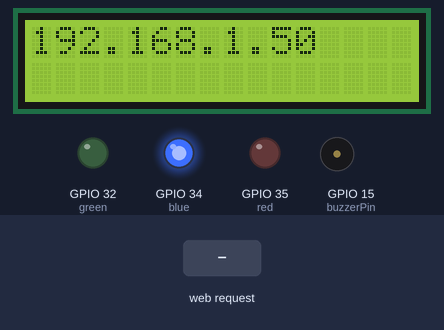
Simulated run of this sketch. Board: ESP32. Parts: 16×2 character LCD, output pins drawn as LEDs (lit = HIGH), buzzer (waves = sounding, pin HIGH). Inputs (shaded band) come from the test bench. WiFi joins after 1.5 s; servers stay silent unless stated; what the sketch prints to the serial monitor is not drawn.

Above: at 2.1 s.
At 4.2 s:
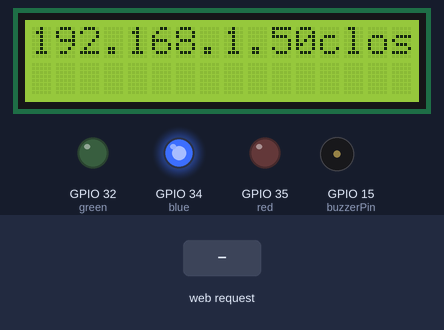
4.3 s: HTTP request GET /access received
At 4.9 s:
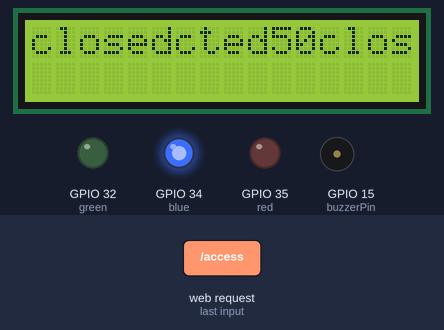
Timing chart, 0 to 7.3 s (numbered marks = the images above; inputs shaded):
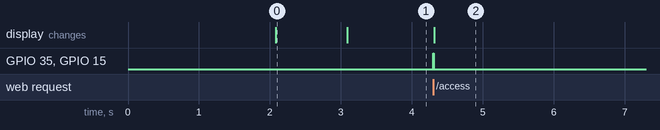

The sketch:

MainSensors.ino
```cpp
#include <WiFi.h>
#include <WebServer.h>
#include <LiquidCrystal_I2C.h>

const char* ssid = "**";
const char* password = "**";
int lcdColumns = 16;
int lcdRows = 2;
LiquidCrystal_I2C lcd(0x27, lcdColumns, lcdRows);

// יצירת שרת מאזין על פורט 80
WebServer server(80);

// פינים לבקרת מנעול וצפצפה
const int buzzerPin = 15;
// #define RELAY_PIN 23
int red =35;
int green =32;
int blue =34;

void handleAccess() {
  // קריאה של הפרמטרים
  String recognizedParam = server.hasArg("is_recognized") ? server.arg("is_recognized") : "0";
  String adminParam = server.hasArg("is_admin") ? server.arg("is_admin") : "0";

  int isRecognized = recognizedParam.toInt();
  int isAdmin = adminParam.toInt();

  Serial.printf("Received: is_recognized=%d, is_admin=%d\n", isRecognized, isAdmin);


  if (isRecognized) {
    // מזוהה – פתח מנעול
    Serial.println("Lock opened");
    lcd.setCursor(0, 0);
    lcd.print("open!");
    digitalWrite(green, HIGH);
    // digitalWrite(RELAY_PIN, HIGH); // פתיחת מנעול
    delay(5000);
    // digitalWrite(RELAY_PIN, LOW);  // סגירת מנעול
    lcd.setCursor(0, 0);
    lcd.print("closed");
    digitalWrite(green, LOW);
    digitalWrite(blue, HIGH);


  } else {
    // לא מזוהה
    digitalWrite(buzzerPin, HIGH);
    digitalWrite(red, HIGH);
    lcd.setCursor(0,0);
    lcd.print("undetected");
    digitalWrite(buzzerPin, LOW);
    digitalWrite(red, LOW);
    lcd.setCursor(0,0);
    lcd.print("closed");
  }

  server.send(200, "text/plain", "ESP received access command");
}

void setup() {
  Serial.begin(115200);
  // התחברות לרשת
  WiFi.begin(ssid, password);
  Serial.print("Connecting to WiFi");
  while (WiFi.status() != WL_CONNECTED) {
    delay(500);
    Serial.print(".");
  }
  Serial.println("\nConnected to WiFi!");
  Serial.print("ESP IP Address: ");
  Serial.println(WiFi.localIP());
  delay(500);
  //lcd
  lcd.init();
  lcd.backlight();
  lcd.setCursor(0,0);
  lcd.print("closed");
  //led
  pinMode(red, OUTPUT);
  pinMode(green, OUTPUT);
  pinMode(blue, OUTPUT);
  // meantime blue , open- green, undetected- red
  digitalWrite(blue, HIGH);

  //locker
  // pinMode(RELAY_PIN, OUTPUT);
  // digitalWrite(RELAY_PIN, LOW);
  //buzzer
  pinMode(buzzerPin, OUTPUT);


  lcd.setCursor(0, 0);
  lcd.print(WiFi.localIP());
  delay(1000);

  lcd.print("closed");
  // רישום הנתיב /access
  server.on("/access", handleAccess);

  server.begin();
  Serial.println("HTTP server started");
}

void loop() {
  server.handleClient();
}
```

Measured:
- after the input at 4.3 s, GPIO 35 (red), GPIO 15 (buzzerPin): LOW → HIGH at once, → LOW 0.01 s later; the display: changes at once (image 2)
- what the display in image 0 shows lasts 1.0 s, from 2.1 s to 3.1 s
